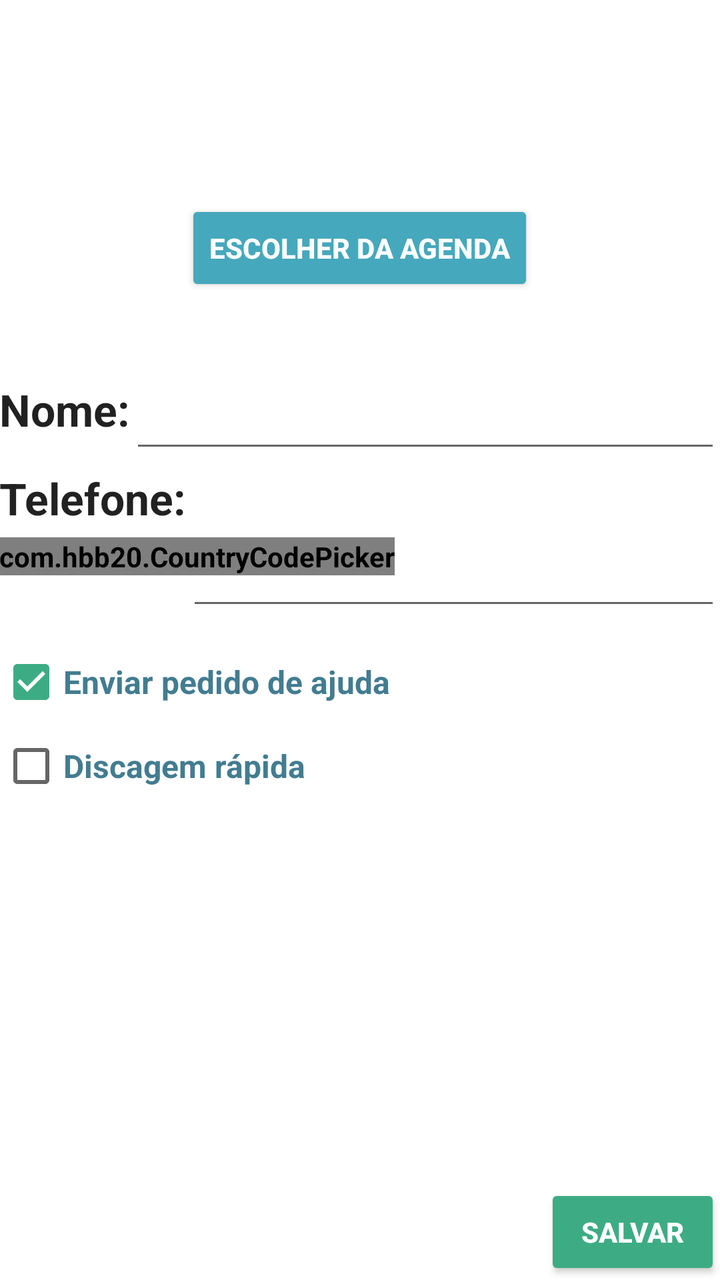
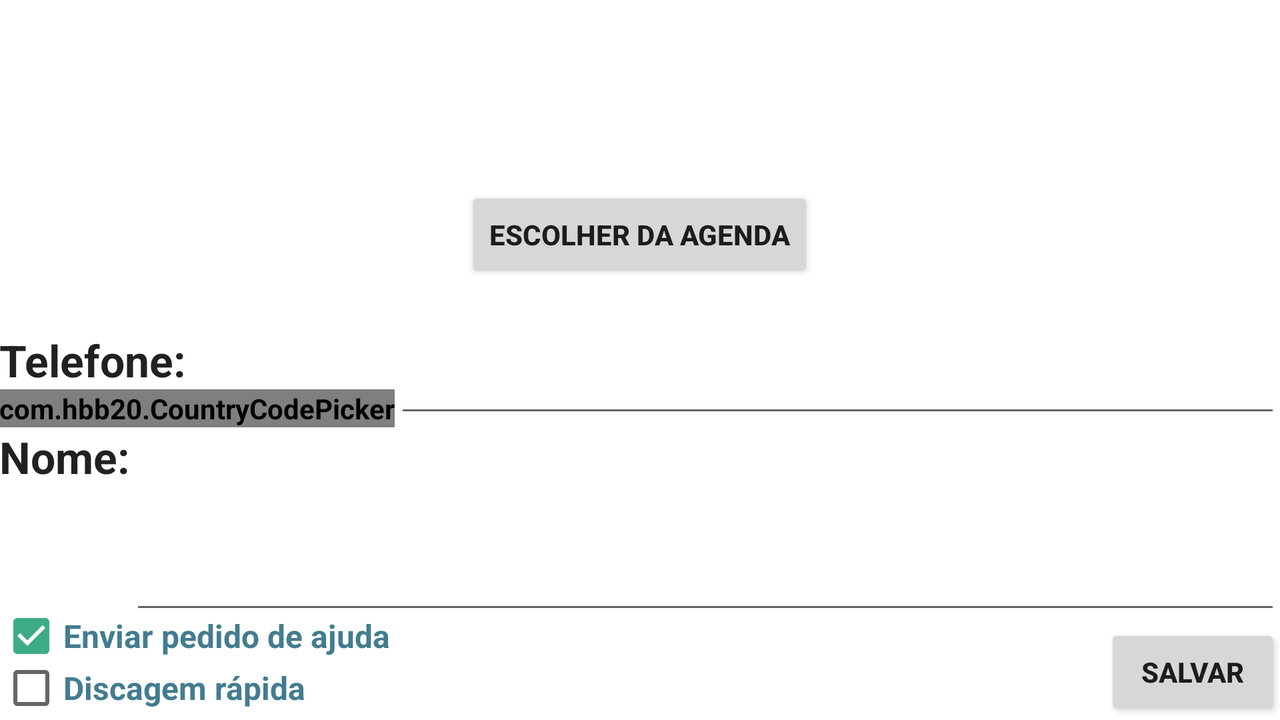

The same Android screen from two of the app's own layout files: first res/layout/ as a phone draws it, then the repository's variant for another configuration, drawn on a device whose configuration selects that folder. Both files follow.
<!-- AndroidManifest.xml: application theme AppTheme -->
<!-- res/layout/activity_cadastro_contato.xml -->
<?xml version="1.0" encoding="utf-8"?>

<RelativeLayout xmlns:android="http://schemas.android.com/apk/res/android"
    xmlns:tools="http://schemas.android.com/tools"
    android:layout_width="match_parent"
    android:layout_height="match_parent"
    xmlns:app="http://schemas.android.com/apk/res-auto"
    android:paddingBottom="@dimen/activity_vertical_margin"
    android:paddingLeft="@dimen/activity_horizontal_margin"
    android:paddingRight="@dimen/activity_horizontal_margin"
    android:paddingTop="@dimen/activity_vertical_margin"
    tools:context="br.edu.ifpr.tcc.contato.views.CadastroContato"
    android:background="@color/background">


    <Button
        android:layout_width="wrap_content"
        android:layout_height="wrap_content"
        android:text="Escolher da agenda"
        android:id="@+id/abrirAgendaBT"
        android:onClick="abrirAgenda"
        android:layout_marginTop="100dp"
        android:layout_alignParentTop="true"
        android:layout_centerHorizontal="true"
        style="@style/Widget.AppCompat.Button.Colored"
        android:backgroundTint="@color/azul" />

    <TextView
        android:layout_width="wrap_content"
        android:layout_height="wrap_content"
        android:textAppearance="?android:attr/textAppearanceLarge"
        android:text="Nome:"
        android:id="@+id/nomeContatoCadastroTv"
        android:layout_marginTop="42dp"
        android:layout_below="@+id/abrirAgendaBT"
        android:layout_alignParentStart="true"/>

    <TextView
        android:layout_width="wrap_content"
        android:layout_height="wrap_content"
        android:textAppearance="?android:attr/textAppearanceLarge"
        android:text="Telefone:"
        android:id="@+id/telefoneContatoCadastroTv"
        android:layout_below="@id/nomeContatoCadastroTv"
        android:layout_marginTop="15dp"
        android:layout_alignParentStart="true" />

    <EditText
        android:layout_width="match_parent"
        android:layout_height="wrap_content"
        android:inputType="text"
        android:maxLines="1"
        android:ems="10"
        android:id="@+id/nomeContatoTF"
        android:layout_alignTop="@+id/nomeContatoCadastroTv"
        android:layout_toEndOf="@+id/nomeContatoCadastroTv" />

    <com.hbb20.CountryCodePicker
        android:layout_width="wrap_content"
        android:layout_height="wrap_content"
        android:id="@+id/codigoNumero"
        app:defaultNameCode="BR"
        android:layout_below="@+id/telefoneContatoCadastroTv"
        android:layout_marginTop="5dp"
        android:layout_alignParentStart="true" />

    <EditText
        android:layout_width="wrap_content"
        android:layout_height="wrap_content"
        android:inputType="phone"
        android:ems="10"
        android:id="@+id/telefoneContatoTF"
        android:layout_alignTop="@+id/codigoNumero"
        android:layout_alignParentEnd="true"
        android:layout_toEndOf="@+id/telefoneContatoCadastroTv" />

    <CheckBox
        android:layout_width="wrap_content"
        android:layout_height="wrap_content"
        android:text="Enviar pedido de ajuda"
        android:id="@+id/checkBoxEnviarSMS"
        android:checked="true"
        android:layout_marginTop="15dp"
        android:layout_below="@+id/telefoneContatoTF"
        android:layout_alignParentStart="true" />

    <CheckBox
        android:layout_width="wrap_content"
        android:layout_height="wrap_content"
        android:text="Discagem rápida"
        android:id="@+id/checkBoxDiscagemRapida"
        android:checked="false"
        android:layout_marginTop="10dp"
        android:layout_below="@id/checkBoxEnviarSMS"
        android:layout_alignParentStart="true" />

    <Button
        android:layout_width="wrap_content"
        android:layout_height="wrap_content"
        android:text="Salvar"
        android:id="@+id/salvarContatoBT"
        android:onClick="salvarContato"
        android:layout_alignParentBottom="true"
        android:layout_alignParentEnd="true"
        style="@style/Widget.AppCompat.Button.Colored" />

</RelativeLayout>
<!-- resources referenced by this layout -->
<resources>
  <color name="azul">#45a8bc</color>
  <color name="background">#ffffff</color>
  <style name="AppTheme" parent="Theme.AppCompat.Light.NoActionBar">
          
          <item name="colorPrimary">@color/colorPrimary</item>
          <item name="colorPrimaryDark">@color/colorPrimaryDark</item>
          <item name="colorAccent">@color/colorAccent</item>
          <item name="android:textStyle">bold</item>
  
          <item name="android:checkboxStyle">@style/EstiloCheckbox</item>
      </style>
  <color name="colorPrimary">#6fae36</color>
  <color name="colorPrimaryDark">#2D5E01</color>
  <color name="colorAccent">#3dac84</color>
  <style name="EstiloCheckbox" parent="Widget.AppCompat.CompoundButton.CheckBox">
          <item name="android:textSize">16dp</item>
          <item name="android:layout_marginTop">5dp</item>
          <item name="android:textColor">@color/azul_cinza</item>
      </style>
  <color name="azul_cinza">#437C90</color>
</resources>
<!-- res/layout-land/activity_cadastro_contato.xml (the repository's variant of the layout above) -->
<!-- drawn on the phone turned sideways -->
<?xml version="1.0" encoding="utf-8"?>
<RelativeLayout xmlns:android="http://schemas.android.com/apk/res/android"
    xmlns:tools="http://schemas.android.com/tools"
    android:layout_width="match_parent"
    android:layout_height="match_parent"
    xmlns:app="http://schemas.android.com/apk/res-auto"
    android:paddingBottom="@dimen/activity_vertical_margin"
    android:paddingLeft="@dimen/activity_horizontal_margin"
    android:paddingRight="@dimen/activity_horizontal_margin"
    android:paddingTop="@dimen/activity_vertical_margin"
    tools:context="br.edu.ifpr.tcc.contato.views.CadastroContato"
    android:background="@color/background">

    <Button
        android:layout_width="wrap_content"
        android:layout_height="wrap_content"
        android:text="Salvar"
        android:id="@+id/salvarContatoBT"
        android:onClick="salvarContato"
        android:layout_alignParentBottom="true"
        android:layout_alignEnd="@+id/telefoneContatoTF" />

    <com.hbb20.CountryCodePicker
        android:layout_width="wrap_content"
        android:layout_height="wrap_content"
        android:id="@+id/codigoNumero"
        app:defaultNameCode="BR"
        android:layout_below="@+id/telefoneContatoCadastroTv"
        android:layout_alignParentStart="true" />

    <TextView
        android:layout_width="wrap_content"
        android:layout_height="wrap_content"
        android:textAppearance="?android:attr/textAppearanceLarge"
        android:text="Telefone:"
        android:id="@+id/telefoneContatoCadastroTv"
        android:layout_centerVertical="true"
        android:layout_alignParentStart="true" />

    <CheckBox
        android:layout_width="wrap_content"
        android:layout_height="wrap_content"
        android:text="Enviar pedido de ajuda"
        android:id="@+id/checkBoxEnviarSMS"
        android:checked="true"
        android:layout_marginBottom="26dp"
        android:layout_alignParentBottom="true"
        android:layout_alignParentStart="true" />

    <Button
        android:layout_width="wrap_content"
        android:layout_height="wrap_content"
        android:text="Escolher da agenda"
        android:id="@+id/abrirAgendaBT"
        android:onClick="abrirAgenda"
        android:layout_above="@+id/telefoneContatoCadastroTv"
        android:layout_centerHorizontal="true"
        android:layout_marginBottom="24dp" />

    <CheckBox
        android:layout_width="wrap_content"
        android:layout_height="wrap_content"
        android:text="Discagem rápida"
        android:id="@+id/checkBoxDiscagemRapida"
        android:checked="false"
        android:layout_alignParentBottom="true"
        android:layout_alignParentStart="true" />

    <EditText
        android:layout_width="match_parent"
        android:layout_height="wrap_content"
        android:inputType="text"
        android:maxLines="1"
        android:ems="10"
        android:id="@+id/nomeContatoTF"
        android:layout_above="@+id/salvarContatoBT"
        android:layout_alignParentEnd="true"
        android:layout_toEndOf="@+id/nomeContatoCadastroTv" />

    <EditText
        android:layout_width="match_parent"
        android:layout_height="wrap_content"
        android:inputType="phone"
        android:ems="10"
        android:id="@+id/telefoneContatoTF"
        android:layout_alignBottom="@+id/codigoNumero"
        android:layout_toEndOf="@+id/codigoNumero" />

    <TextView
        android:layout_width="wrap_content"
        android:layout_height="wrap_content"
        android:textAppearance="?android:attr/textAppearanceLarge"
        android:text="Nome:"
        android:id="@+id/nomeContatoCadastroTv"
        android:layout_below="@+id/codigoNumero"
        android:layout_alignParentStart="true" />

</RelativeLayout>
<!-- resources referenced by the variant -->
<!-- as the phone turned sideways resolves them -->
<resources>
  <color name="background">#ffffff</color>
  <style name="AppTheme" parent="Theme.AppCompat.Light.NoActionBar">
          
          <item name="colorPrimary">@color/colorPrimary</item>
          <item name="colorPrimaryDark">@color/colorPrimaryDark</item>
          <item name="colorAccent">@color/colorAccent</item>
          <item name="android:textStyle">bold</item>
  
          <item name="android:checkboxStyle">@style/EstiloCheckbox</item>
      </style>
  <color name="colorPrimary">#6fae36</color>
  <color name="colorPrimaryDark">#2D5E01</color>
  <color name="colorAccent">#3dac84</color>
  <style name="EstiloCheckbox" parent="Widget.AppCompat.CompoundButton.CheckBox">
          <item name="android:textSize">16dp</item>
          <item name="android:layout_marginTop">5dp</item>
          <item name="android:textColor">@color/azul_cinza</item>
      </style>
  <color name="azul_cinza">#437C90</color>
</resources>
